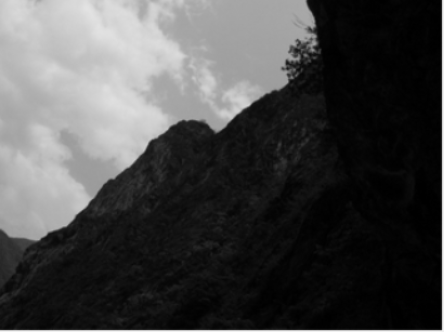
#> input picture fail/test01.png, 444 x 332 px
$ python e24046810.py
#> lines starting #> are read from the running program, lines starting #| are printed output that depends on the picture
import cv2
import numpy as np

img = cv2.imread('test01.png',0)
#> img is the input picture: shape (332, 444); min 0, max 240, mean 71
equ = cv2.equalizeHist(img)
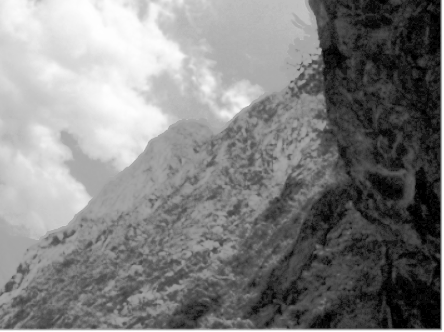
#> equ: shape (332, 444); min 0, max 255, mean 128.2
res = np.hstack((img,equ)) #stacking images side-by-side
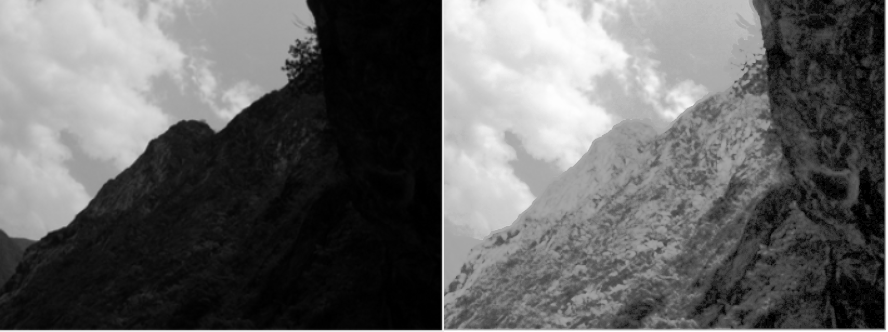
#> res: shape (332, 888); min 0, max 255, mean 99.6
cv2.imwrite('res.png',res)
